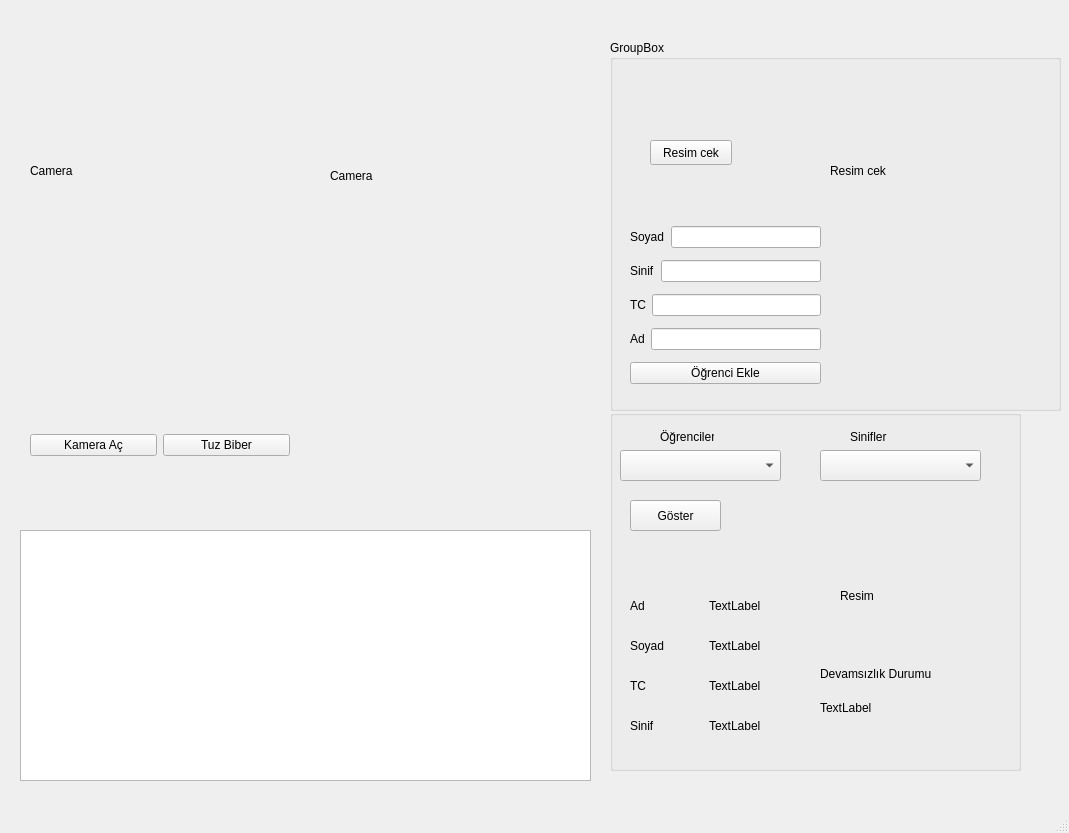
<?xml version="1.0" encoding="UTF-8"?>
<ui version="4.0">
 <class>MainWindow</class>
 <widget class="QMainWindow" name="MainWindow">
  <property name="geometry">
   <rect>
    <x>0</x>
    <y>0</y>
    <width>1069</width>
    <height>833</height>
   </rect>
  </property>
  <property name="windowTitle">
   <string>MainWindow</string>
  </property>
  <widget class="QWidget" name="centralwidget">
   <widget class="QTableWidget" name="tableWidget">
    <property name="geometry">
     <rect>
      <x>20</x>
      <y>530</y>
      <width>571</width>
      <height>251</height>
     </rect>
    </property>
   </widget>
   <widget class="QLabel" name="label">
    <property name="geometry">
     <rect>
      <x>30</x>
      <y>30</y>
      <width>251</width>
      <height>281</height>
     </rect>
    </property>
    <property name="text">
     <string>Camera</string>
    </property>
   </widget>
   <widget class="QGroupBox" name="groupBoxGoster">
    <property name="geometry">
     <rect>
      <x>610</x>
      <y>410</y>
      <width>411</width>
      <height>361</height>
     </rect>
    </property>
    <property name="title">
     <string/>
    </property>
    <widget class="QLabel" name="label_6">
     <property name="geometry">
      <rect>
       <x>230</x>
       <y>120</y>
       <width>131</width>
       <height>131</height>
      </rect>
     </property>
     <property name="text">
      <string>Resim</string>
     </property>
    </widget>
    <widget class="QComboBox" name="comboBoxOgrenci">
     <property name="geometry">
      <rect>
       <x>10</x>
       <y>40</y>
       <width>161</width>
       <height>31</height>
      </rect>
     </property>
    </widget>
    <widget class="QLabel" name="label_7">
     <property name="geometry">
      <rect>
       <x>50</x>
       <y>20</y>
       <width>54</width>
       <height>14</height>
      </rect>
     </property>
     <property name="text">
      <string>Öğrenciler</string>
     </property>
    </widget>
    <widget class="QPushButton" name="pushButtonGoster">
     <property name="geometry">
      <rect>
       <x>20</x>
       <y>90</y>
       <width>91</width>
       <height>31</height>
      </rect>
     </property>
     <property name="text">
      <string>Göster</string>
     </property>
    </widget>
    <widget class="QComboBox" name="comboBoxSinif">
     <property name="geometry">
      <rect>
       <x>210</x>
       <y>40</y>
       <width>161</width>
       <height>31</height>
      </rect>
     </property>
    </widget>
    <widget class="QLabel" name="label_8">
     <property name="geometry">
      <rect>
       <x>240</x>
       <y>20</y>
       <width>54</width>
       <height>14</height>
      </rect>
     </property>
     <property name="text">
      <string>Sinifler</string>
     </property>
    </widget>
    <widget class="QWidget" name="horizontalLayoutWidget_8">
     <property name="geometry">
      <rect>
       <x>20</x>
       <y>220</y>
       <width>151</width>
       <height>31</height>
      </rect>
     </property>
     <layout class="QHBoxLayout" name="horizontalLayout_8">
      <item>
       <widget class="QLabel" name="label_9">
        <property name="text">
         <string>Soyad</string>
        </property>
       </widget>
      </item>
      <item>
       <widget class="QLabel" name="labelSoyad">
        <property name="text">
         <string>TextLabel</string>
        </property>
       </widget>
      </item>
     </layout>
    </widget>
    <widget class="QWidget" name="horizontalLayoutWidget_7">
     <property name="geometry">
      <rect>
       <x>20</x>
       <y>180</y>
       <width>151</width>
       <height>31</height>
      </rect>
     </property>
     <layout class="QHBoxLayout" name="horizontalLayout_7">
      <item>
       <widget class="QLabel" name="label_10">
        <property name="text">
         <string>Ad</string>
        </property>
       </widget>
      </item>
      <item>
       <widget class="QLabel" name="labelAd">
        <property name="text">
         <string>TextLabel</string>
        </property>
       </widget>
      </item>
     </layout>
    </widget>
    <widget class="QWidget" name="horizontalLayoutWidget_10">
     <property name="geometry">
      <rect>
       <x>20</x>
       <y>300</y>
       <width>151</width>
       <height>31</height>
      </rect>
     </property>
     <layout class="QHBoxLayout" name="horizontalLayout_10">
      <item>
       <widget class="QLabel" name="label_13">
        <property name="text">
         <string>Sinif</string>
        </property>
       </widget>
      </item>
      <item>
       <widget class="QLabel" name="labelSinif">
        <property name="text">
         <string>TextLabel</string>
        </property>
       </widget>
      </item>
     </layout>
    </widget>
    <widget class="QWidget" name="horizontalLayoutWidget_9">
     <property name="geometry">
      <rect>
       <x>20</x>
       <y>260</y>
       <width>151</width>
       <height>31</height>
      </rect>
     </property>
     <layout class="QHBoxLayout" name="horizontalLayout_9">
      <item>
       <widget class="QLabel" name="label_12">
        <property name="text">
         <string>TC</string>
        </property>
       </widget>
      </item>
      <item>
       <widget class="QLabel" name="labelTC">
        <property name="text">
         <string>TextLabel</string>
        </property>
       </widget>
      </item>
     </layout>
    </widget>
    <widget class="QWidget" name="verticalLayoutWidget_2">
     <property name="geometry">
      <rect>
       <x>210</x>
       <y>250</y>
       <width>141</width>
       <height>61</height>
      </rect>
     </property>
     <layout class="QVBoxLayout" name="verticalLayout_2">
      <item>
       <widget class="QLabel" name="label_5">
        <property name="text">
         <string>Devamsızlık Durumu</string>
        </property>
       </widget>
      </item>
      <item>
       <widget class="QLabel" name="labelDevamsizlik">
        <property name="text">
         <string>TextLabel</string>
        </property>
       </widget>
      </item>
     </layout>
    </widget>
   </widget>
   <widget class="QGroupBox" name="groupBoxEkle">
    <property name="geometry">
     <rect>
      <x>610</x>
      <y>40</y>
      <width>451</width>
      <height>371</height>
     </rect>
    </property>
    <property name="title">
     <string>GroupBox</string>
    </property>
    <widget class="QLabel" name="labelEkle">
     <property name="geometry">
      <rect>
       <x>220</x>
       <y>20</y>
       <width>211</width>
       <height>221</height>
      </rect>
     </property>
     <property name="text">
      <string>Resim cek</string>
     </property>
    </widget>
    <widget class="QPushButton" name="pushButtonResimEkle">
     <property name="geometry">
      <rect>
       <x>40</x>
       <y>100</y>
       <width>82</width>
       <height>25</height>
      </rect>
     </property>
     <property name="text">
      <string>Resim cek</string>
     </property>
    </widget>
    <widget class="QWidget" name="verticalLayoutWidget">
     <property name="geometry">
      <rect>
       <x>20</x>
       <y>180</y>
       <width>191</width>
       <height>171</height>
      </rect>
     </property>
     <layout class="QVBoxLayout" name="verticalLayout">
      <item>
       <layout class="QHBoxLayout" name="horizontalLayout_5">
        <item>
         <widget class="QLabel" name="label_3">
          <property name="text">
           <string>Soyad</string>
          </property>
         </widget>
        </item>
        <item>
         <widget class="QLineEdit" name="lineEditSoyad"/>
        </item>
       </layout>
      </item>
      <item>
       <layout class="QHBoxLayout" name="horizontalLayout_6">
        <item>
         <widget class="QLabel" name="label_11">
          <property name="text">
           <string>Sinif</string>
          </property>
         </widget>
        </item>
        <item>
         <widget class="QLineEdit" name="lineEditSinif"/>
        </item>
       </layout>
      </item>
      <item>
       <layout class="QHBoxLayout" name="horizontalLayout_3">
        <item>
         <widget class="QLabel" name="label_4">
          <property name="text">
           <string>TC</string>
          </property>
         </widget>
        </item>
        <item>
         <widget class="QLineEdit" name="lineEditTC"/>
        </item>
       </layout>
      </item>
      <item>
       <layout class="QHBoxLayout" name="horizontalLayout_4">
        <item>
         <widget class="QLabel" name="label_2">
          <property name="text">
           <string>Ad</string>
          </property>
         </widget>
        </item>
        <item>
         <widget class="QLineEdit" name="lineEditAd"/>
        </item>
       </layout>
      </item>
      <item>
       <widget class="QPushButton" name="pushButton">
        <property name="text">
         <string>Öğrenci Ekle</string>
        </property>
       </widget>
      </item>
     </layout>
    </widget>
   </widget>
   <widget class="QWidget" name="horizontalLayoutWidget">
    <property name="geometry">
     <rect>
      <x>30</x>
      <y>430</y>
      <width>260</width>
      <height>31</height>
     </rect>
    </property>
    <layout class="QHBoxLayout" name="horizontalLayout">
     <item>
      <widget class="QPushButton" name="pushButtonKamera">
       <property name="text">
        <string>Kamera Aç</string>
       </property>
      </widget>
     </item>
     <item>
      <widget class="QPushButton" name="pushButtonCek">
       <property name="text">
        <string>Tuz Biber</string>
       </property>
      </widget>
     </item>
    </layout>
   </widget>
   <widget class="QWidget" name="horizontalLayoutWidget_2">
    <property name="geometry">
     <rect>
      <x>30</x>
      <y>480</y>
      <width>260</width>
      <height>31</height>
     </rect>
    </property>
    <layout class="QHBoxLayout" name="horizontalLayout_2"/>
   </widget>
   <widget class="QLabel" name="label_TuzBiber">
    <property name="geometry">
     <rect>
      <x>330</x>
      <y>30</y>
      <width>271</width>
      <height>291</height>
     </rect>
    </property>
    <property name="text">
     <string>Camera</string>
    </property>
   </widget>
  </widget>
  <widget class="QMenuBar" name="menubar">
   <property name="geometry">
    <rect>
     <x>0</x>
     <y>0</y>
     <width>1069</width>
     <height>23</height>
    </rect>
   </property>
  </widget>
  <widget class="QStatusBar" name="statusbar"/>
 </widget>
 <resources/>
 <connections/>
</ui>
